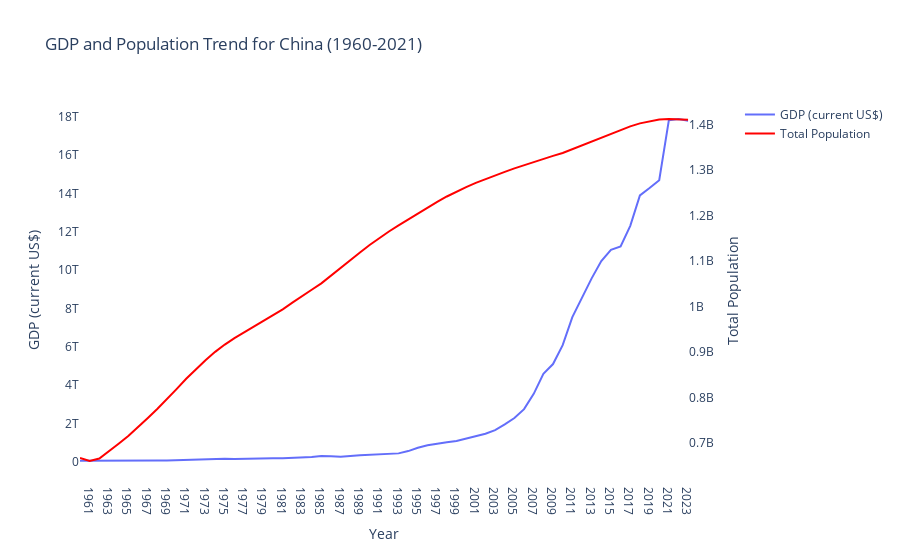

The notebook cell this image was saved under:
### Code cell
#China's Total Population vs GDP (1960-2021)

import wbdata
import pandas as pd
import plotly.graph_objects as go
from plotly.subplots import make_subplots

indicator_gdp = {"NY.GDP.MKTP.CD": "GDP (current US$)"}
indicator_pop = {"SP.POP.TOTL": "Total Population"}

gdp_data = wbdata.get_dataframe(indicator_gdp, country = "CHN", date = (pd.to_datetime('1960-01-01'), pd.to_datetime('2023-12-31')))
population_data = wbdata.get_dataframe(indicator_pop, country="CHN", date = (pd.to_datetime('1960-01-01'), pd.to_datetime('2023-12-31')))

merged_data = pd.merge(gdp_data, population_data, left_index=True, right_index = True, how = 'inner')
merged_data = merged_data.reset_index()

fig = make_subplots(specs = [[{"secondary_y": True}]])

fig.add_trace(
    go.Scatter(
        x = merged_data["date"],
        y = merged_data["GDP (current US$)"],
        mode = "lines",
        name = "GDP (current US$)",
    ),
    secondary_y = False,
)

fig.add_trace(
    go.Scatter(
        x = merged_data["date"],
        y = merged_data["Total Population"],
        mode = "lines",
        name = "Total Population",
        line = dict(color = "red"),  
    ),
    secondary_y=True,
)

fig.update_layout(
    title = "GDP and Population Trend for China (1960-2021)",
    xaxis_title = "Year",
    plot_bgcolor = "white",  
    paper_bgcolor = "white",  
)

fig.update_xaxes(autorange="reversed")
fig.update_yaxes(title_text="GDP (current US$)", secondary_y = False)
fig.update_yaxes(title_text="Total Population", secondary_y = True)

fig.show()
